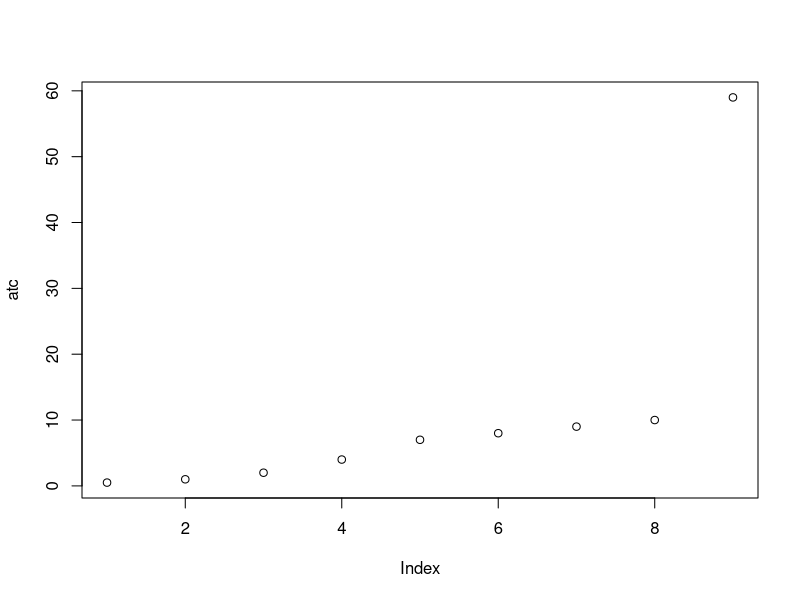
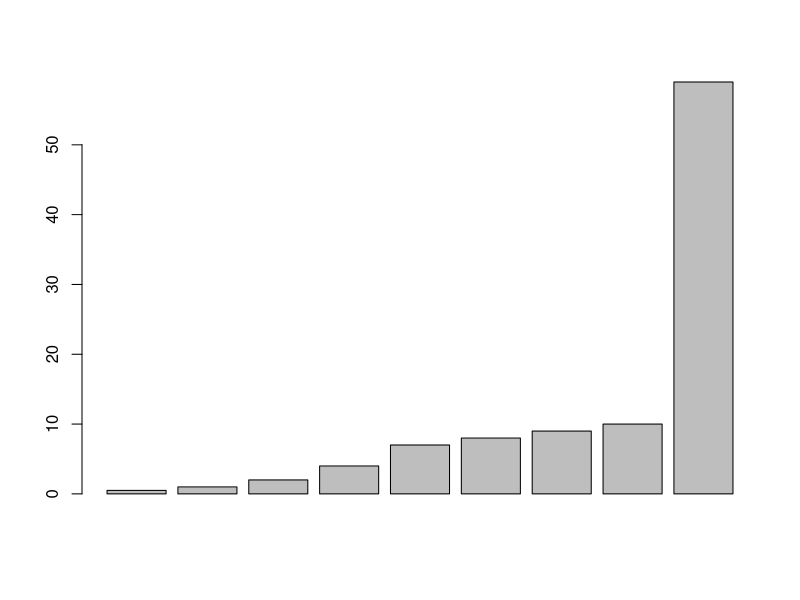
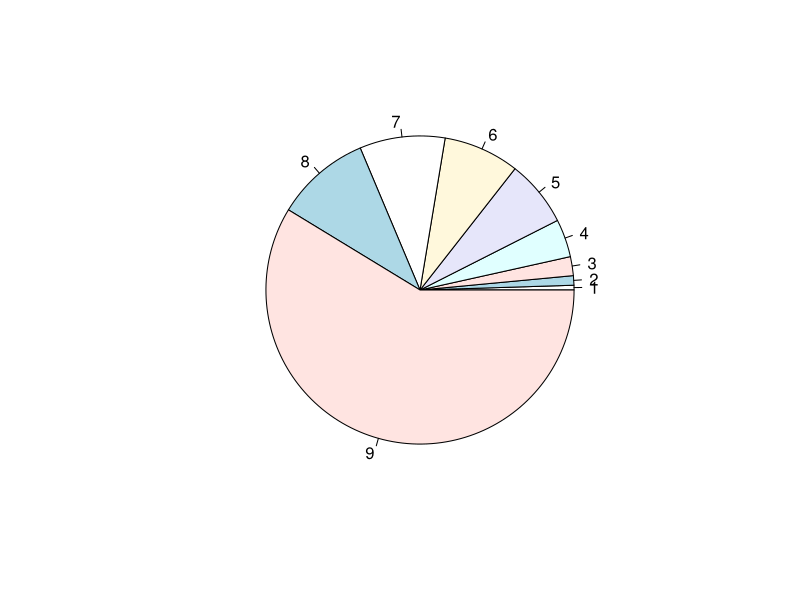
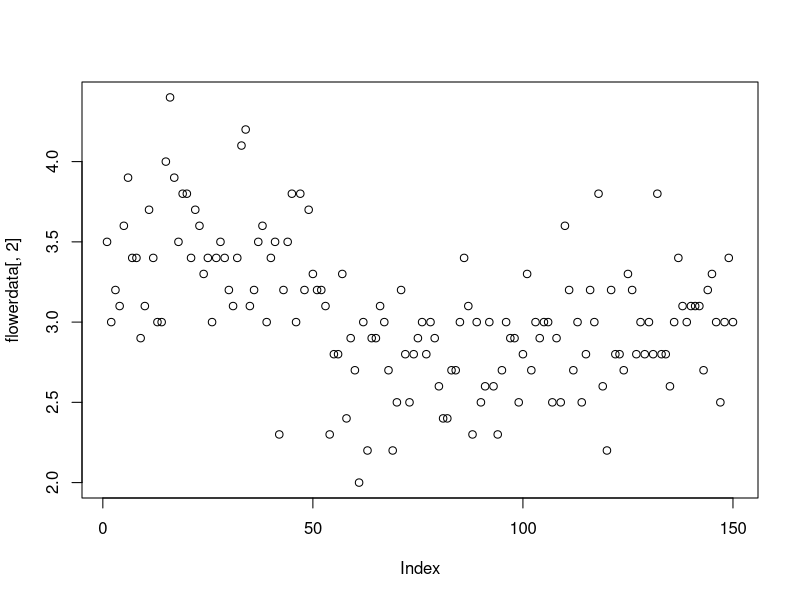
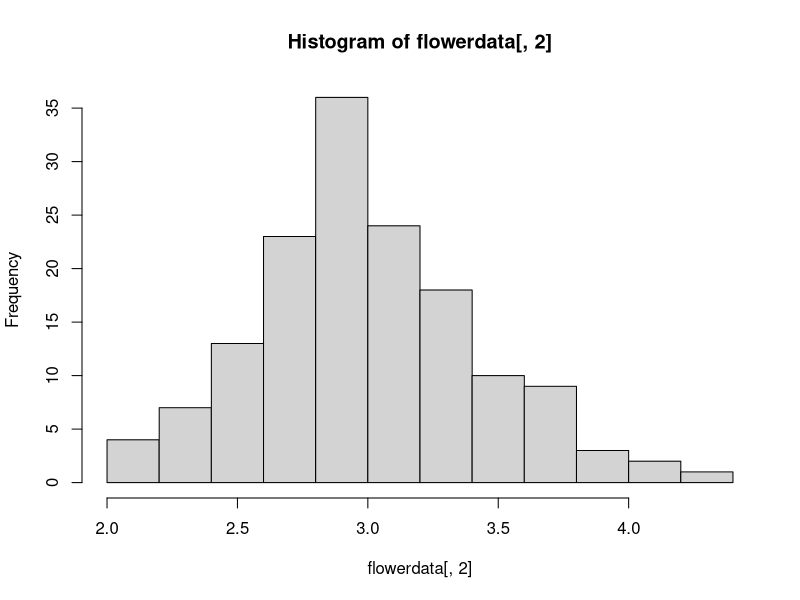
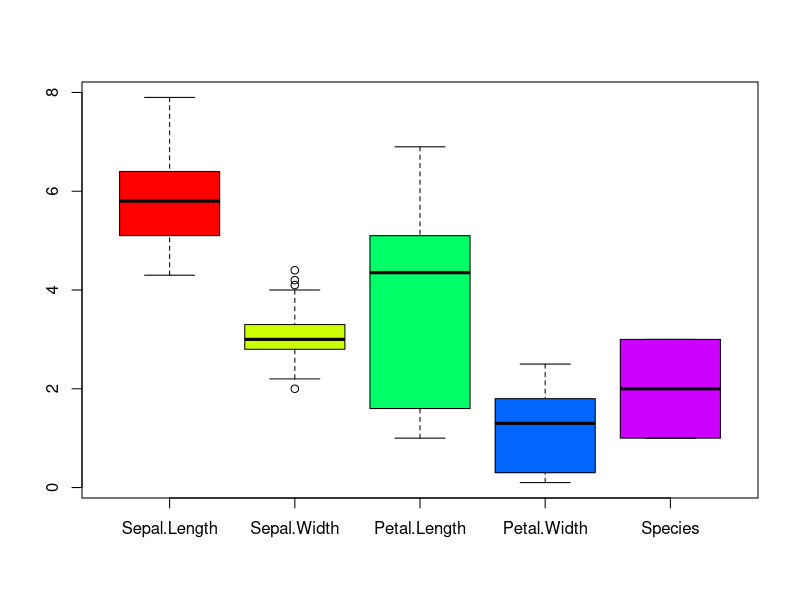
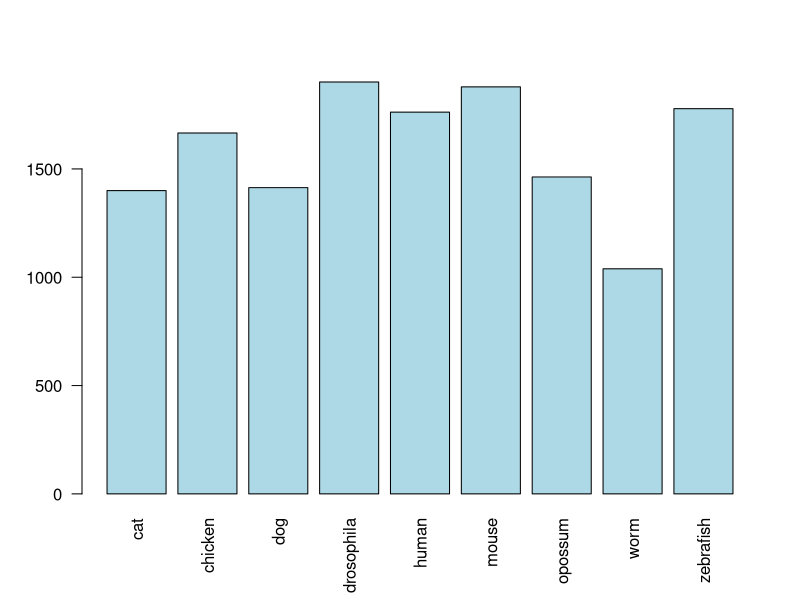
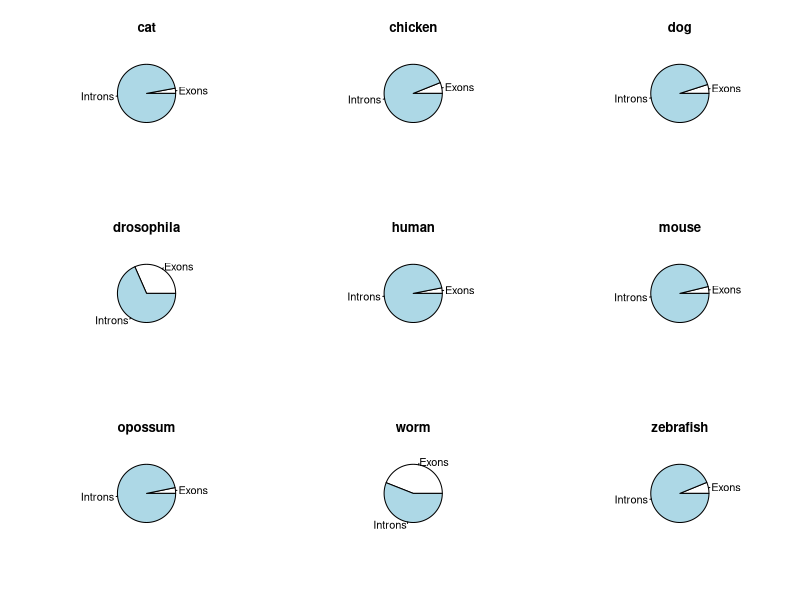

Recreate these plots in R, in order.
## ---- chunk 1
p.dir<-"/scratch/landry/jonathan/Intro_R"
setwd(p.dir)
getwd()
print("Welcome to the R Introduction session!")
## ---- chunk 2
?plot
## ---- chunk 3
10+1

10-5

3*3

15/3

3.75 * sqrt(4)
## ---- chunk 4
x <- 7+1

y <- 3.75 * sqrt(4)

x + y
## ---- chunk 5
atc <- c(0.5,1,2,4,7,8,9,10,59)
## ---- chunk 6
atc
## ---- chunk 7
atc + 1

atc * 10
## ---- chunk 8
sum(atc)
mean(atc)
max(atc)
min(atc)
sd(atc)
range(atc)
length(atc)
## ---- chunk 9
atc[1]        # This accesses the first element of atc

atc[6]        # The sixth Element, of atc
## ---- chunk 10
names <- c("Jake", "John", "10X")

names[3]
## ---- chunk 11
atc

atc < 2
## ---- chunk 12
sum(atc < 2)

atc[atc < 2]
## ---- chunk 13
plot(atc)
## ---- chunk 14
barplot(atc)

pie(atc)
## ---- chunk 15
flowerdata <- iris       # Reads in the included "iris" data and saves it as "flowerdata"
## ---- chunk 16
class(flowerdata)
## ---- chunk 17
dim(flowerdata)

## ---- chunk 18
flowerdata[5,3]         # the element that is in row 5 and column 3

flowerdata[5,]          # row number 5

flowerdata[,2]            # column number 2
## ---- chunk 19
plot(flowerdata[,2])

hist(flowerdata[,2])

boxplot(flowerdata, col=rainbow(5))
## ---- chunk 20
pdf("flower_images.pdf")

boxplot(flowerdata, col=rainbow(5))

dev.off()
## ---- chunk 21
genomes <- read.table("genomes.txt", row.names=1, header=TRUE)
## ---- chunk 22
dim(genomes)

colnames(genomes)

rownames(genomes)

head(genomes)

genomes["mouse",]

summary(genomes)
## ---- chunk 23
genomes$Average.transcript.length <- genomes$Transcripts.length/genomes$Transcripts

barplot(genomes$Average.transcript.length, names.arg=rownames(genomes), col="lightblue", las=2)
## ---- chunk 24
rep(6, 6)
rep(c(5, 8), 4)
c(rep(5, 4), rep(8, 4))
## ---- chunk 25
x <-  -0.25
y <- 2
x + cos(pi/y)
## ---- chunk 26
y <- c(33, 44, 29, 16, 25, 45, 33, 19, 54, 22, 21, 49, 11, 24, 56)
# day of the week summary, example: Tuesday
Tuesday <- y[ (1:3) + 3 ]
summary(Tuesday)
## Shop 2 summary 
Shop2 <- y[ seq(2, length(y), by = 3 )  ]
summary(Shop2)
## ---- chunk 27
par(mfrow = c(3, 3))
for (species in rownames(genomes)) {
   print(species)
   pie(c(genomes[species,"Coding.length"],genomes[species,"Introns.length"]), main=species, labels=c("Exons","Introns"))
}
